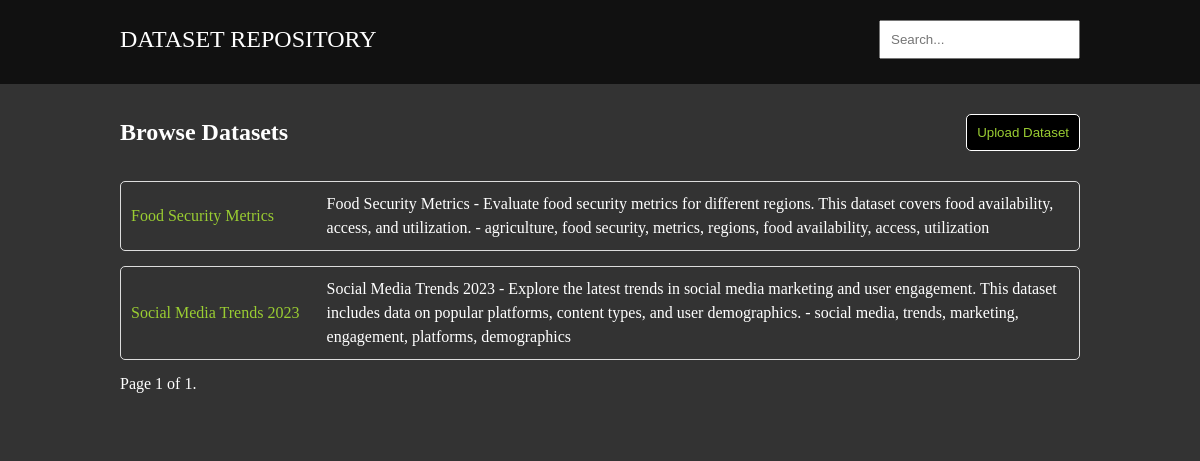
The page / on the database its author committed.
### base/models.py (models this page shows, shortened)
class Dataset(models.Model):
  title = models.CharField(max_length=255)
  description = models.TextField()
  tags = models.TextField()
  overview = models.TextField(blank=True)
  file = models.FileField(upload_to="uploads/",
                          validators=[FileExtensionValidator(allowed_extensions=["zip", "rar"])], blank=True)

### base/views.py (the view)
# urls.py: path("", views.home, name="home"),
def home(request):
  q = request.GET.get('q', '')
  datasets = Dataset.objects.filter(
    Q(title__icontains=q) |
    Q(overview__icontains=q)
  ).order_by("-id")
  datasets_per_page = 10
  paginator = Paginator(datasets, datasets_per_page)
  page_number = request.GET.get('page')
  page = paginator.get_page(page_number)
  return render(request, "base/home.html", {"page" : page, "q" : q})

### base/templates/base/home.html (shortened to what this page needs)
<!DOCTYPE html>
<html lang="en">
<head>
</head>
<body>
  <header>
    <nav>
      <a href="/"><div class="logo">DATASET REPOSITORY</div></a>
      <div class="search">
        <form action="{% url 'home' %}" method="GET">
          <input type="text" name="q" placeholder="Search..." autocomplete="off">
        </form>
      </div>
    </nav>
  </header>
  <main>
    <div class="content">
      <div class="inner">
        <h2>Browse Datasets</h2>
        <button class="upload-button"><a href="upload/" class="hover">Upload Dataset</a></button>
      </div>
      <div class="outer">
        {% for dataset in page %}
            <div class="container">
              <a href="/dataset/{{ dataset.id }}" class="hover"><li> {{ dataset.title }} </li></a>
              <p>{{ dataset.overview }} </p>
            </div>
        {% endfor %}
        <div class="pagination">
          <span class="step-links">
              <span class="current-page">Page {{ page.number }} of {{ page.paginator.num_pages }}.</span>
          </span>
      </div>
      </div>
    </div>
  </main>
</body>
</html>

### base/templates/base/home.html (style rules this page uses)
* { box-sizing: border-box; margin: 0px; padding: 0px; }
body { background-color: #333; color: white; }
header { background-color: #111; display: flex; justify-content: center; align-items: center; margin-bottom: 20px; }
header nav { width: 80%; display: flex; justify-content: space-between; align-items: center; color: white; font-size: 24px; text-align: center; margin-bottom: 5px; padding: 20px 0px; }
main { background-color: #333; display: flex; justify-content: center; padding-bottom: 40px }
main .content { display: flex; justify-content: center; flex-direction: column; width: 80%; }
main .inner { display: flex; justify-content: space-between; align-items: center; padding: 10px 0px; margin-bottom: 20px; }
.upload-button { background-color: #000; color: blue; border: 1px solid #fff; padding: 10px; border-radius: 5px; cursor: pointer; }
li { list-style-type: none; }
a { color: yellowgreen; }
h2 { text-align: center; }
.container { display: flex; padding: 10px; margin-bottom: 15px; border: 1px solid #ddd; gap: 10px; border-radius: 5px; align-items: center; }
.container a { width: 20%; }
.container p { width: 80%; }
.logo { color: white; }
p { line-height: 1.5; font-size: 1em; }
a { text-decoration: none; }
input { padding: 10px; }

### rows shown on the page
Dataset: title "Food Security Metrics", overview "Food Security Metrics - Evaluate food security metrics for different regions. This dataset covers food availability, access, and utilization. - agriculture, food security, metrics, regions, food availability, access, utilization"
Dataset: title "Social Media Trends 2023", overview "Social Media Trends 2023 - Explore the latest trends in social media marketing and user engagement. This dataset includes data on popular platforms, content types, and user demographics. - social media, trends, marketing, engagement, platforms, demographics"

### other values the page prints
{{ page.number }} "1"
{{ page.paginator.num_pages }} "1"
